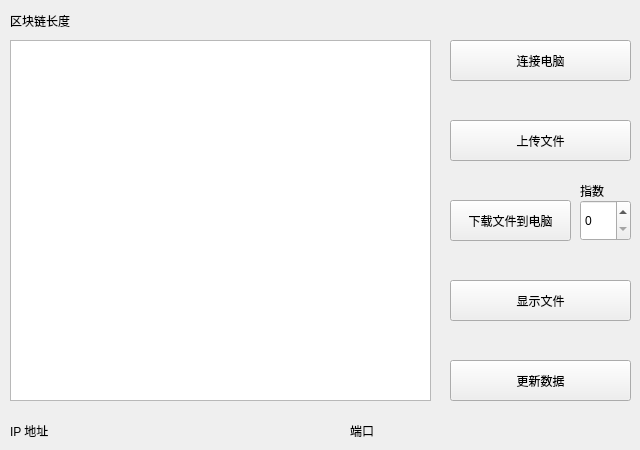
<?xml version="1.0" encoding="UTF-8"?>
<ui version="4.0">
 <class>MainWindow</class>
 <widget class="QMainWindow" name="MainWindow">
  <property name="geometry">
   <rect>
    <x>0</x>
    <y>0</y>
    <width>640</width>
    <height>450</height>
   </rect>
  </property>
  <property name="sizePolicy">
   <sizepolicy hsizetype="Fixed" vsizetype="Fixed">
    <horstretch>0</horstretch>
    <verstretch>0</verstretch>
   </sizepolicy>
  </property>
  <property name="minimumSize">
   <size>
    <width>320</width>
    <height>225</height>
   </size>
  </property>
  <property name="maximumSize">
   <size>
    <width>640</width>
    <height>450</height>
   </size>
  </property>
  <property name="windowTitle">
   <string>基于区块链技术的实验室文档JPEG文件验证系统 V1.0</string>
  </property>
  <property name="locale">
   <locale language="Chinese" country="China"/>
  </property>
  <widget class="QWidget" name="centralWidget">
   <property name="sizePolicy">
    <sizepolicy hsizetype="Fixed" vsizetype="Fixed">
     <horstretch>0</horstretch>
     <verstretch>0</verstretch>
    </sizepolicy>
   </property>
   <property name="minimumSize">
    <size>
     <width>320</width>
     <height>225</height>
    </size>
   </property>
   <property name="maximumSize">
    <size>
     <width>640</width>
     <height>450</height>
    </size>
   </property>
   <widget class="QTextBrowser" name="textBrowser">
    <property name="geometry">
     <rect>
      <x>10</x>
      <y>40</y>
      <width>421</width>
      <height>361</height>
     </rect>
    </property>
    <property name="font">
     <font>
      <pointsize>9</pointsize>
     </font>
    </property>
   </widget>
   <widget class="QPushButton" name="Store">
    <property name="geometry">
     <rect>
      <x>450</x>
      <y>120</y>
      <width>181</width>
      <height>41</height>
     </rect>
    </property>
    <property name="text">
     <string>上传文件</string>
    </property>
   </widget>
   <widget class="QPushButton" name="Connect">
    <property name="geometry">
     <rect>
      <x>450</x>
      <y>40</y>
      <width>181</width>
      <height>41</height>
     </rect>
    </property>
    <property name="layoutDirection">
     <enum>Qt::LeftToRight</enum>
    </property>
    <property name="text">
     <string>连接电脑</string>
    </property>
   </widget>
   <widget class="QLabel" name="portLabel">
    <property name="geometry">
     <rect>
      <x>350</x>
      <y>420</y>
      <width>281</width>
      <height>21</height>
     </rect>
    </property>
    <property name="font">
     <font>
      <pointsize>9</pointsize>
     </font>
    </property>
    <property name="text">
     <string>端口</string>
    </property>
   </widget>
   <widget class="QPushButton" name="Save">
    <property name="geometry">
     <rect>
      <x>450</x>
      <y>200</y>
      <width>121</width>
      <height>41</height>
     </rect>
    </property>
    <property name="text">
     <string>下载文件到电脑</string>
    </property>
   </widget>
   <widget class="QPushButton" name="View">
    <property name="geometry">
     <rect>
      <x>450</x>
      <y>280</y>
      <width>181</width>
      <height>41</height>
     </rect>
    </property>
    <property name="text">
     <string>显示文件</string>
    </property>
   </widget>
   <widget class="QPushButton" name="UpdateBlockchain">
    <property name="geometry">
     <rect>
      <x>450</x>
      <y>360</y>
      <width>181</width>
      <height>41</height>
     </rect>
    </property>
    <property name="text">
     <string>更新数据</string>
    </property>
   </widget>
   <widget class="QLabel" name="ipLabel">
    <property name="geometry">
     <rect>
      <x>10</x>
      <y>420</y>
      <width>421</width>
      <height>21</height>
     </rect>
    </property>
    <property name="font">
     <font>
      <pointsize>9</pointsize>
     </font>
    </property>
    <property name="text">
     <string>IP 地址</string>
    </property>
   </widget>
   <widget class="QSpinBox" name="spinBox_1">
    <property name="geometry">
     <rect>
      <x>580</x>
      <y>200</y>
      <width>51</width>
      <height>41</height>
     </rect>
    </property>
    <property name="maximum">
     <number>99999999</number>
    </property>
   </widget>
   <widget class="QLabel" name="label">
    <property name="geometry">
     <rect>
      <x>10</x>
      <y>10</y>
      <width>621</width>
      <height>21</height>
     </rect>
    </property>
    <property name="font">
     <font>
      <pointsize>9</pointsize>
     </font>
    </property>
    <property name="text">
     <string>区块链长度</string>
    </property>
   </widget>
   <widget class="QLabel" name="indexLabel">
    <property name="geometry">
     <rect>
      <x>580</x>
      <y>180</y>
      <width>31</width>
      <height>21</height>
     </rect>
    </property>
    <property name="font">
     <font>
      <pointsize>9</pointsize>
     </font>
    </property>
    <property name="text">
     <string>指数</string>
    </property>
   </widget>
  </widget>
 </widget>
 <layoutdefault spacing="6" margin="11"/>
 <resources/>
 <connections/>
</ui>
